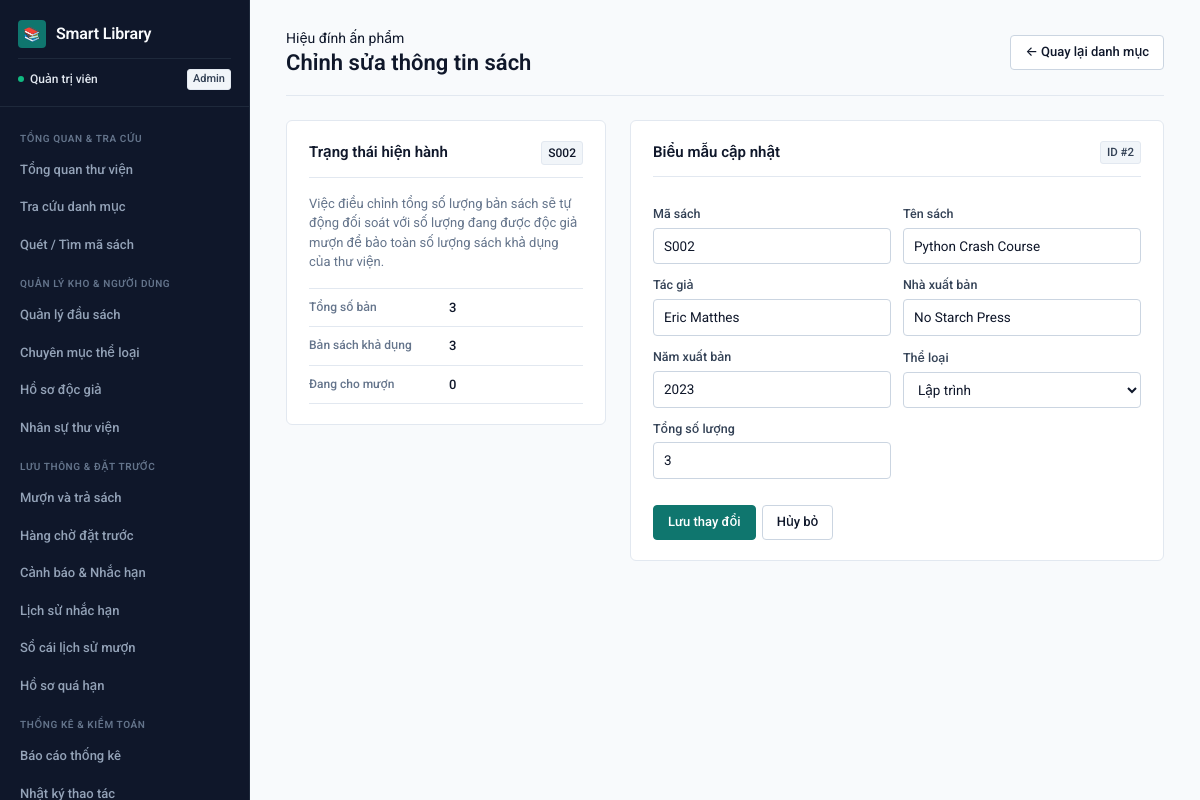
/books/edit/2 (signed in), run on the app's committed database.
### tables this page shows
CREATE TABLE books(
        id INTEGER PRIMARY KEY AUTOINCREMENT,
        code TEXT NOT NULL UNIQUE,
        title TEXT NOT NULL,
        author TEXT NOT NULL,
        publisher TEXT,
        year INTEGER,
        category_id INTEGER,
        quantity INTEGER NOT NULL DEFAULT 1,
        available INTEGER NOT NULL DEFAULT 1,
        FOREIGN KEY(category_id) REFERENCES categories(id) ON DELETE SET NULL
    );

CREATE TABLE categories(
        id INTEGER PRIMARY KEY AUTOINCREMENT,
        name TEXT NOT NULL UNIQUE,
        description TEXT
    );

### backend/routes/catalog.py (the view, shortened to what this page needs)
@app.route("/books/edit/<int:id>",methods=["GET","POST"])
@login_required
def edit_book(id):
    conn=db(); book=conn.execute("SELECT * FROM books WHERE id=?",(id,)).fetchone()
    if not book: conn.close();return "Không tìm thấy sách",404
    cats=conn.execute("SELECT * FROM categories ORDER BY name").fetchall();conn.close()
    return render_template("edit_book.html",book=book,categories=cats)

### backend/api/common.py (called while the page is built)
@app.before_request
def protect_json_writes():
    if request.path.startswith("/api/") and request.method in ("POST", "PUT", "PATCH", "DELETE"):
        origin = request.headers.get("Origin")
        if origin:
            parsed = urlparse(origin)
            allowed = {"127.0.0.1", "localhost"}
            if parsed.hostname not in allowed or parsed.port not in (5001, 5173):
                return fail("Origin không hợp lệ.", 403)
        if not request.is_json:
            return fail("Yêu cầu JSON.", 415)

### backend/core.py (called while the page is built)
@app.context_processor
def inject():
    return {
        "logged_in": "employee_id" in session,
        "employee_name": session.get("employee_name"),
    }

### backend/database.py (called while the page is built)
def db():
    conn = sqlite3.connect(DB)
    conn.row_factory = sqlite3.Row
    conn.execute("PRAGMA foreign_keys=ON")
    return conn

### frontend/templates/admin/edit_book.html (shortened to what this page needs)
{% extends 'base.html' %}
{% block content %}
<header class="page-header">
  <div>
    <span class="page-kicker">Hiệu đính ấn phẩm</span>
    <h1>Chỉnh sửa thông tin sách</h1>
  </div>
  <a class="btn secondary" href="{{ url_for('books') }}">← Quay lại danh mục</a>
</header>
<div class="split-layout">
  <section class="panel panel-subtle sticky-col">
    <div class="panel-header">
      <h2>Trạng thái hiện hành</h2>
      <span class="code-cell">{{ book.code }}</span>
    </div>
    <p class="muted">Việc điều chỉnh tổng số lượng bản sách sẽ tự động đối soát với số lượng đang được độc giả mượn để bảo toàn số lượng sách khả dụng của thư viện.</p>
    <dl class="spec-list" style="margin-bottom: 0;">
      <dt>Tổng số bản</dt>
      <dd class="mono">{{ book.quantity }}</dd>
      <dt>Bản sách khả dụng</dt>
      <dd class="mono">{{ book.available }}</dd>
      <dt>Đang cho mượn</dt>
      <dd class="mono">{{ book.quantity - book.available }}</dd>
    </dl>
  </section>
  <form method="post" class="panel form-stack">
    <div class="panel-header">
      <h2>Biểu mẫu cập nhật</h2>
      <span class="tag neutral">ID #{{ book.id }}</span>
    </div>
    <div class="formgrid">
      <label>
        Mã sách
        <input name="code" class="mono" value="{{ book.code }}" required>
      </label>
      <label>
        Tên sách
        <input name="title" value="{{ book.title }}" required>
      </label>
      <label>
        Tác giả
        <input name="author" value="{{ book.author }}" required>
      </label>
      <label>
        Nhà xuất bản
        <input name="publisher" value="{{ book.publisher or '' }}">
      </label>
      <label>
        Năm xuất bản
        <input type="number" name="year" value="{{ book.year or '' }}">
      </label>
      <label>
        Thể loại
        <select name="category_id">
          {% for c in categories %}
          <option value="{{ c.id }}" {% if book.category_id == c.id %}selected{% endif %}>{{ c.name }}</option>
          {% endfor %}
        </select>
      </label>
      <label>
        Tổng số lượng
        <input type="number" name="quantity" min="0" value="{{ book.quantity }}" required>
      </label>
    </div>
    <div class="actions" style="margin-top: 14px;">
      <button type="submit" class="btn primary">Lưu thay đổi</button>
      <a class="btn secondary" href="{{ url_for('books') }}">Hủy bỏ</a>
    </div>
  </form>
</div>
{% endblock %}

### data on the page
books: code "S002", quantity "3", available "3", book.quantity-book.available "0", id "2", title "Python Crash Course", author "Eric Matthes", publisher "No Starch Press", year "2023", category_id "Lập trình"

### other printed values
{{ employee_name }} "Quản trị viên"
{{ session.get('role', 'Nhân viên') }} "Admin"
